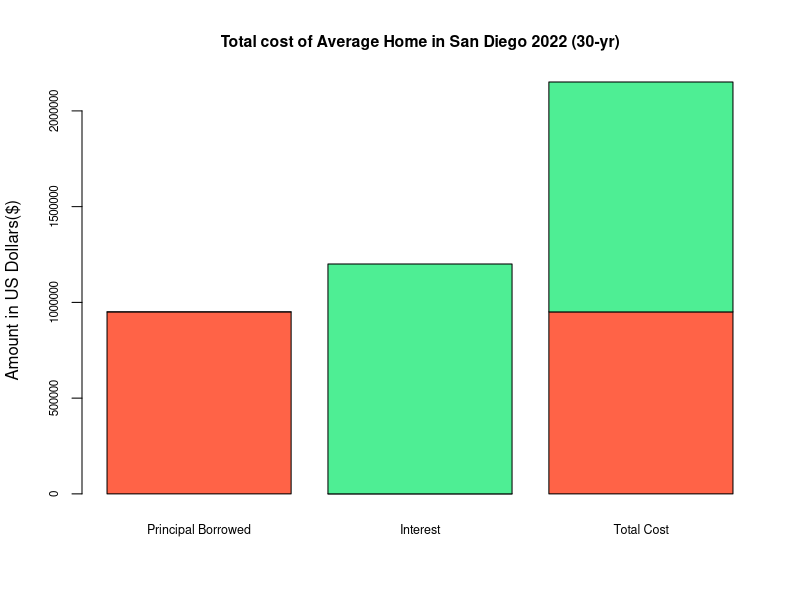
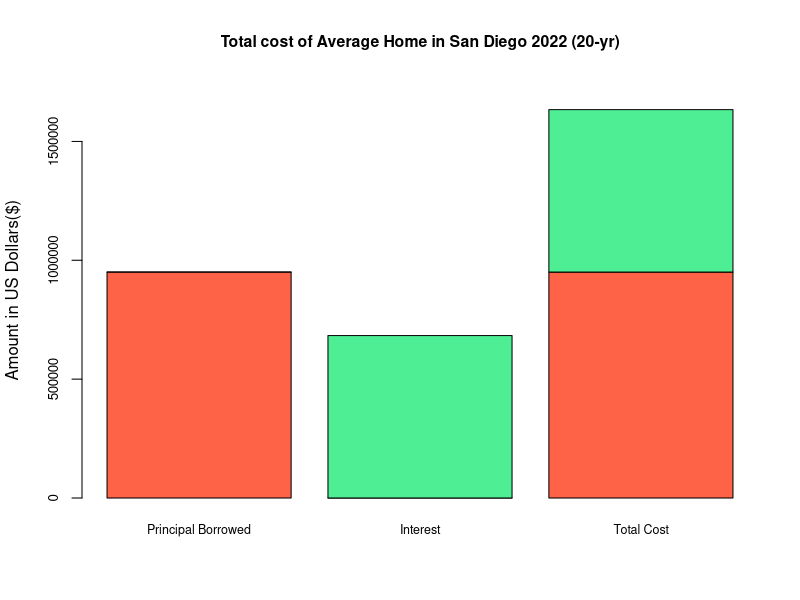
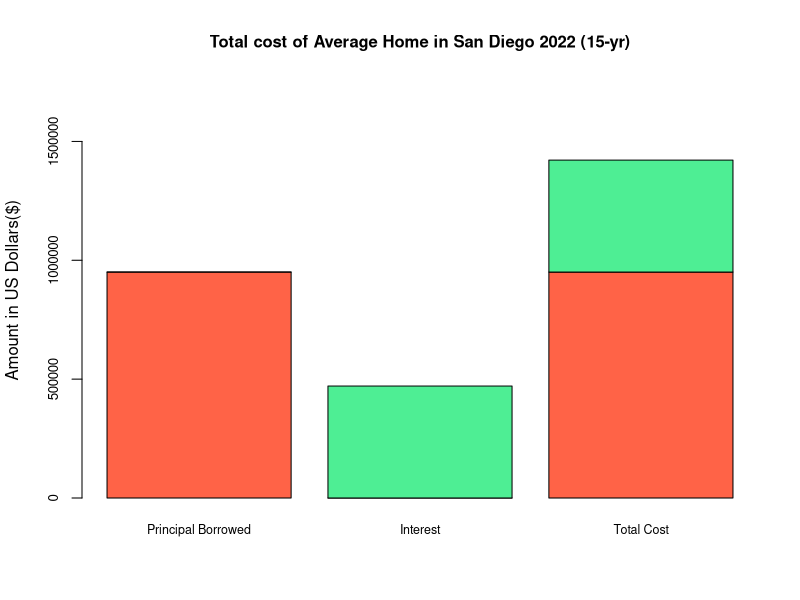
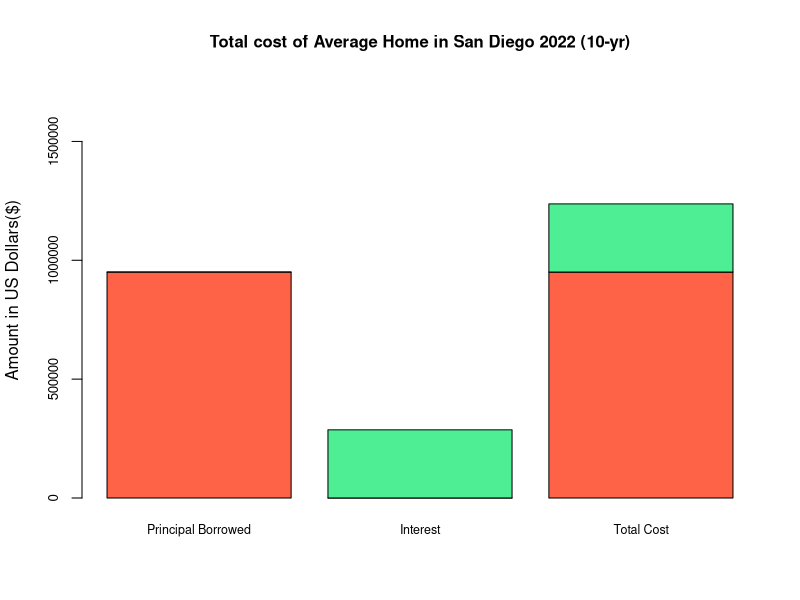
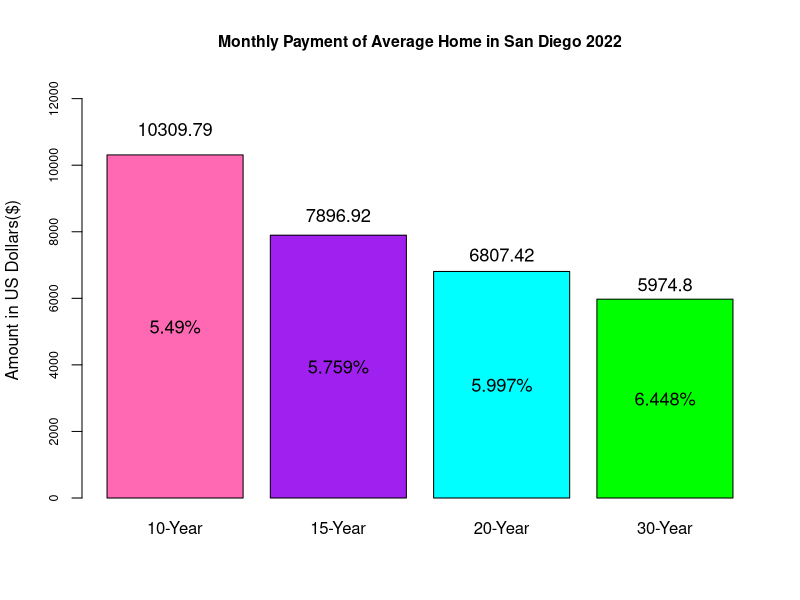
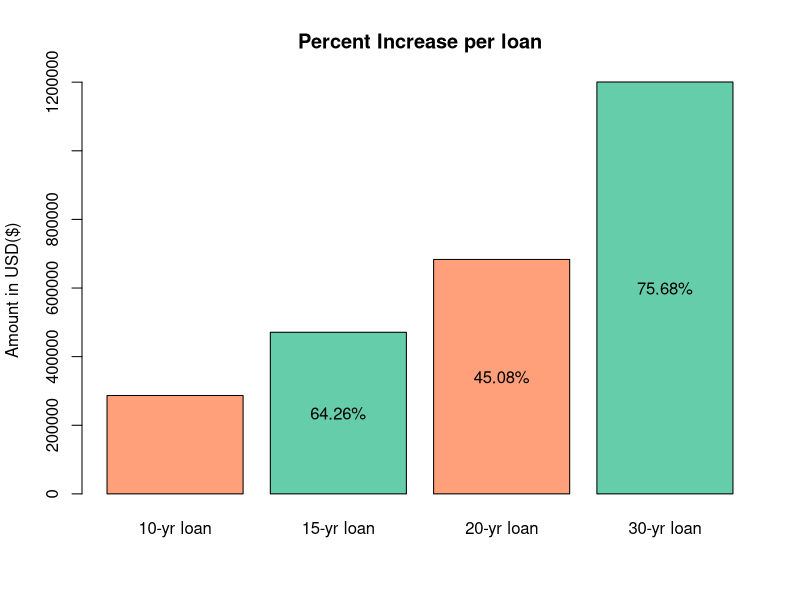
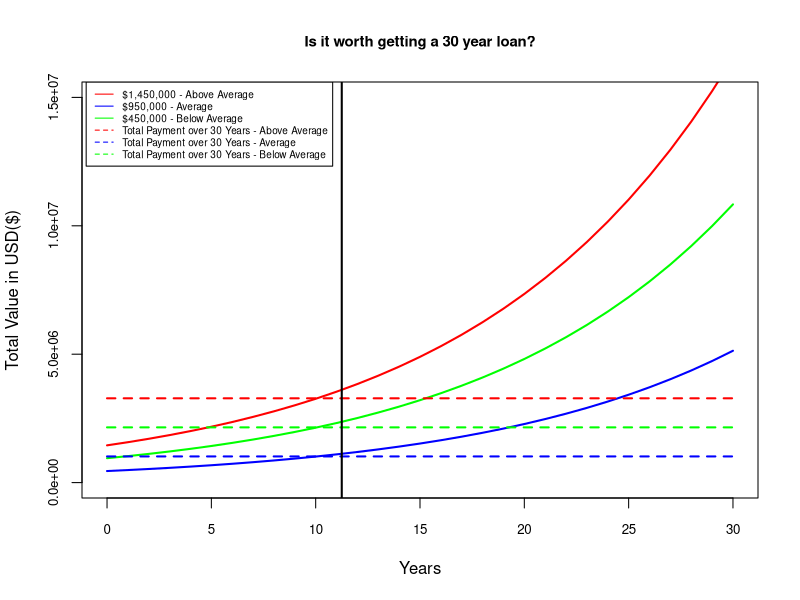

Write R code to recreate these figures, in order.
### 30 Years ###
P = 950415
r = .06448/12
n = 360

Mort30 = P*((1+r)^n)*r/((1 + r)^n -1)
Mort30
M30tot = Mort30*n
M30int = Mort30*n - P
M30Bar = matrix(c(P,0,0,M30int,P,M30int),2,3, byrow = F)

M30 = barplot(M30Bar,main = "Total cost of Average Home in San Diego 2022 (30-yr)",
              col = c("tomato1","seagreen2"),
              names.arg = c("Principal Borrowed","Interest","Total Cost"),
              cex.axis = .7, cex.names = .75, cex.main = .95,
              ylab = "Amount in US Dollars($)")

### 20 Years ###
P = 950415
r = .05997/12
n = 240

Mort20 = P*((1+r)^n)*r/((1 + r)^n -1)
Mort20
M20tot = Mort20*n
M20int = Mort20*n - P
M20Bar = matrix(c(P,0,0,M20int,P,M20int),2,3, byrow = F)

M20 = barplot(M20Bar,main = "Total cost of Average Home in San Diego 2022 (20-yr)",
              col = c("tomato1","seagreen2"),
              names.arg = c("Principal Borrowed","Interest","Total Cost"),
              cex.axis = .8, cex.names = .75, cex.main = .95,
              ylab = "Amount in US Dollars($)", ylim = c(0,1750000))

### 15 Years ###

P = 950415
r = .05759/12
n = 180

Mort15 = P*((1+r)^n)*r/((1 + r)^n -1)
Mort15
M15tot = Mort15*n
M15int = Mort15*n - P
M15Bar = matrix(c(P,0,0,M15int,P,M15int),2,3, byrow = F)

M15 = barplot(M15Bar,main = "Total cost of Average Home in San Diego 2022 (15-yr)",
              col = c("tomato1","seagreen2"),
              names.arg = c("Principal Borrowed","Interest","Total Cost"),
              cex.axis = .8, cex.names = .75, cex.main = 1,
              ylab = "Amount in US Dollars($)", ylim = c(0,1750000))

### 10 Years ###

P = 950415
r = .0549/12
n = 120

Mort10 = P*((1+r)^n)*r/((1 + r)^n -1)
Mort10

M10tot = Mort10*n
M10int = Mort10*n - P
M10Bar = matrix(c(P,0,0,M10int,P,M10int),2,3, byrow = F)

M10 = barplot(M10Bar,main = "Total cost of Average Home in San Diego 2022 (10-yr)",
              col = c("tomato1","seagreen2"),
              names.arg = c("Principal Borrowed","Interest","Total Cost"),
              cex.axis = .8, cex.names = .75, cex.main = 1,
              ylab = "Amount in US Dollars($)", ylim = c(0,1750000))

### Monthly Payment Comparison ###

MonthPayVal = c(Mort10,Mort15,Mort20,Mort30)
Interest = c(5.49,5.759,5.997,6.448)
MonthPay = barplot(MonthPayVal, main ="Monthly Payment of Average Home in San Diego 2022",
                   names.arg = c("10-Year", "15-Year","20-Year","30-Year"),
                   col = c("hot pink","purple","cyan","green"),
                   cex.axis = .75,cex.names = 1, cex.main = .95,
                   ylab = "Amount in US Dollars($)", ylim = c(0,12500))

text(MonthPay, MonthPayVal/.93, labels = round(MonthPayVal, digits = 2), cex = 1.1)
text(MonthPay, MonthPayVal/2, labels = c("5.49%","5.759%","5.997%","6.448%"), cex =1.1)


### Total Interest Amount ###

interests = c(M10int,M15int,M20int,M30int)

intinc = c(abs(M10int - M15int)/M10int,abs(M15int - M20int)/M15int,
           abs(M20int - M30int)/M20int)
intinc
InterestIncrease = barplot(interests, col = c("lightsalmon","mediumaquamarine"),
                           main = "Percent Increase per loan", 
                           names.arg = c("10-yr loan","15-yr loan",
                                    "20-yr loan","30-yr loan"),
                           ylab = "Amount in USD($)")
text(InterestIncrease,interests/2,labels = c("","64.26%","45.08%","75.68%"))

### Potential profits ###

GrowthRate = 1.2496
years30 = seq(0,30,by=1)
MAp30A = 0
MAp30A[1] = P + 500000
for (i in seq(2,31,by = 1)){
  MAp30A[i] = MAp30A[i-1]*(1.0845)
}

MAp30B= 0
MAp30B[1] = P - 500000
for (i in seq(2,31,by = 1)){
  MAp30B[i] = MAp30B[i-1]*(1.0845)
}

MAp30= 0
MAp30[1] = P
for (i in seq(2,31,by = 1)){
  MAp30[i] = MAp30[i-1]*(1.0845)
}

P1 = 950415 + 500000
P2 = P - 500000
r = .06448/12
n = 360

Mort30A = P1*((1+r)^n)*r/((1 + r)^n -1)
M30Atot = Mort30A*n

Mort30B = P2*((1+r)^n)*r/((1 + r)^n -1)
M30Btot = Mort30B*n

plot(years30,MAp30A, type = 'l', col = 'red', lwd = 2,ylim = c(0,15000000),
     main = "Is it worth getting a 30 year loan?", ylab = "Total Value in USD($)"
     ,xlab = "Years",cex.axis = .8, cex.main = .9, xlim = c(0,30))


lines(years30,MAp30B, col = 'blue', lwd = 2)
lines(years30,MAp30, col = 'green', lwd = 2)
lines(years30,M30tot + years30*0, col = 'green', lty = 2, lwd = 2)
lines(years30,M30Atot + years30*0, col = 'red', lty = 2, lwd = 2)
lines(years30,M30Btot + years30*0, col = 'blue', lty = 2, lwd = 2)
lines(11.25 + years30*0,seq(-10000000,16000000,length.out = 31), lwd = 2)
legend(-1,15595000,c("$1,450,000 - Above Average","$950,000 - Average","$450,000 - Below Average",
                        "Total Payment over 30 Years - Above Average", "Total Payment over 30 Years - Average",
                        "Total Payment over 30 Years - Below Average"),lty = c(1,1,1,2,2,2),
       col = c("red","blue","green","red","blue", "green"),cex = .6)


